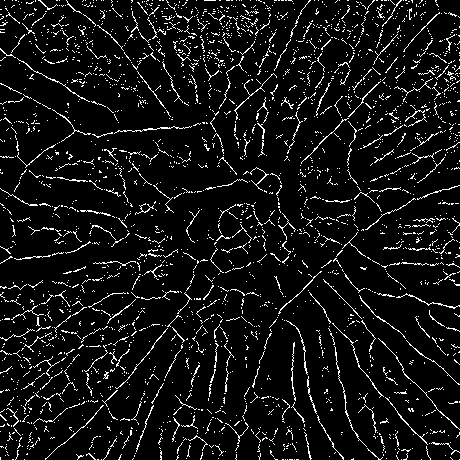
#> input picture Download/4/Skeleton/img_mean (block=25, c=0)_skeleton.tif, 460 x 460 px, found by its file name
$ python Skeleton2IntersectCount.py
#> lines starting #> are read from the running program, lines starting #| are printed output that depends on the picture; after the words box and inside, x2 and y2 are one past the last pixel; in counts of white or black regions, pixels touching at a corner belong together
# -*- coding: utf-8 -*-
"""
Created on Mon Mar 14 18:51:33 2022

@author: Shell Lin
"""

import cv2
import numpy as np


#1. Create a binary image that has same size as input image, with a circle in ceter.
#2. Somehow compute the intersection count of the circle and skeleton.

filename = "img_mean (block=25, c=0)_skeleton.tif"
filedir = r"D:\Jiejie stuff\Shell_Program\Download\4\Skeleton"
filepath = filedir + '\\' + filename

# Load the skeleton image
img_skeleton = cv2.imread(filepath, 0);
#> img_skeleton: shape (460, 460); 7.5% white in thin lines or dots

row = len(img_skeleton)
#> row = 460
colum = len(img_skeleton)
#> colum = 460

########### Use test skeleton to verify the count number for now
test_skeleton = [[0 for x in range(colum)] for y in range(row)]
test_skeleton = np.array(test_skeleton, dtype = "uint8")
# Draw a few lines on the test skeleton
test_skeleton[100][:] = 255
test_skeleton[200][:] = 255
test_skeleton[300][:] = 255
test_skeleton[400][:] = 255


# Center coordinates
center_coordinates = (int(row/2), int(colum/2))
#> center_coordinates = (230, 230)

# Radius of circle
radius = 90

# while color in BGR
color = (255, 0, 0)

# Line thickness of 2 px
thickness = 1

# Using cv2.circle() method
# Draw a circle with blue line borders of thickness of 2 px
image = cv2.circle(test_skeleton, center_coordinates, radius, color, thickness)
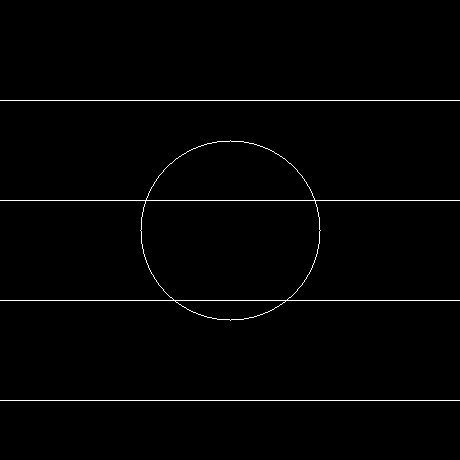
#> image: shape (460, 460); 1.1% white in thin lines or dots, all inside (x1, y1, x2, y2) = (0, 100, 460, 401)

# Displaying the image
cv2.imshow("Skeleton with circle", image)


cv2.waitKey(0)
cv2.destroyAllWindows()
